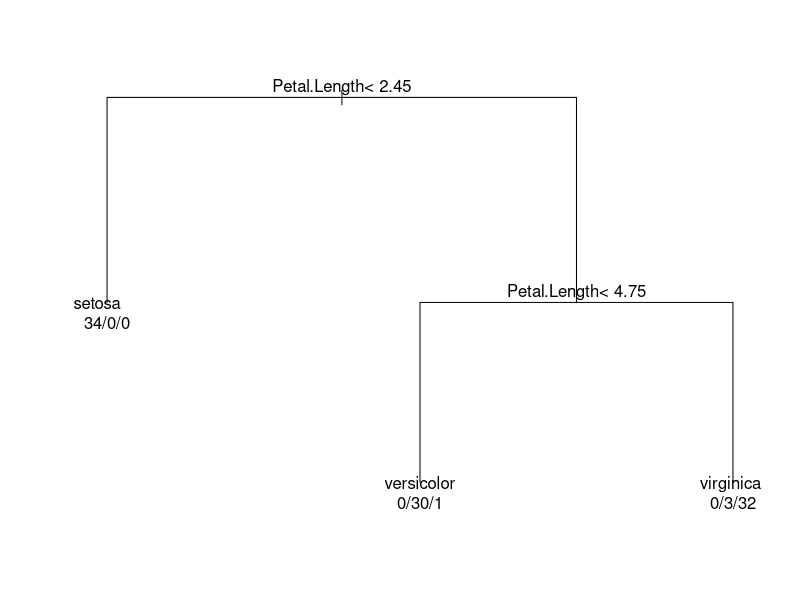

Recreate this plot in R.
library(MASS)

names(iris)

Data =iris

dim(Data)

set.seed(100)

indices = sample(1:150,100)

train = Data[indices,]

test= Data[-indices,]

library(rpart)

attach(train)

model_rf=rpart(Species~.,data=train)

summary(model_rf)

par(xpd=7)

plot(model_rf)

text(model_rf,use.n=7,pretty=0)

prediction=predict(model_rf,train, type="class")

prediction

R=table(predict(model_rf,train, type="class"),train$Species)

Good_per=sum(diag(R))/sum(R)

Good_per


prediction2=predict(model_rf,test, type="class")

R2=table(predict(model_rf,test, type="class"),test$Species)

Good_per2=sum(diag(R2))/sum(R2)

Good_per2

model_rf2=rpart(Species~.,data=Data)

summary(model_rf2)

Good_per

Good_per2
